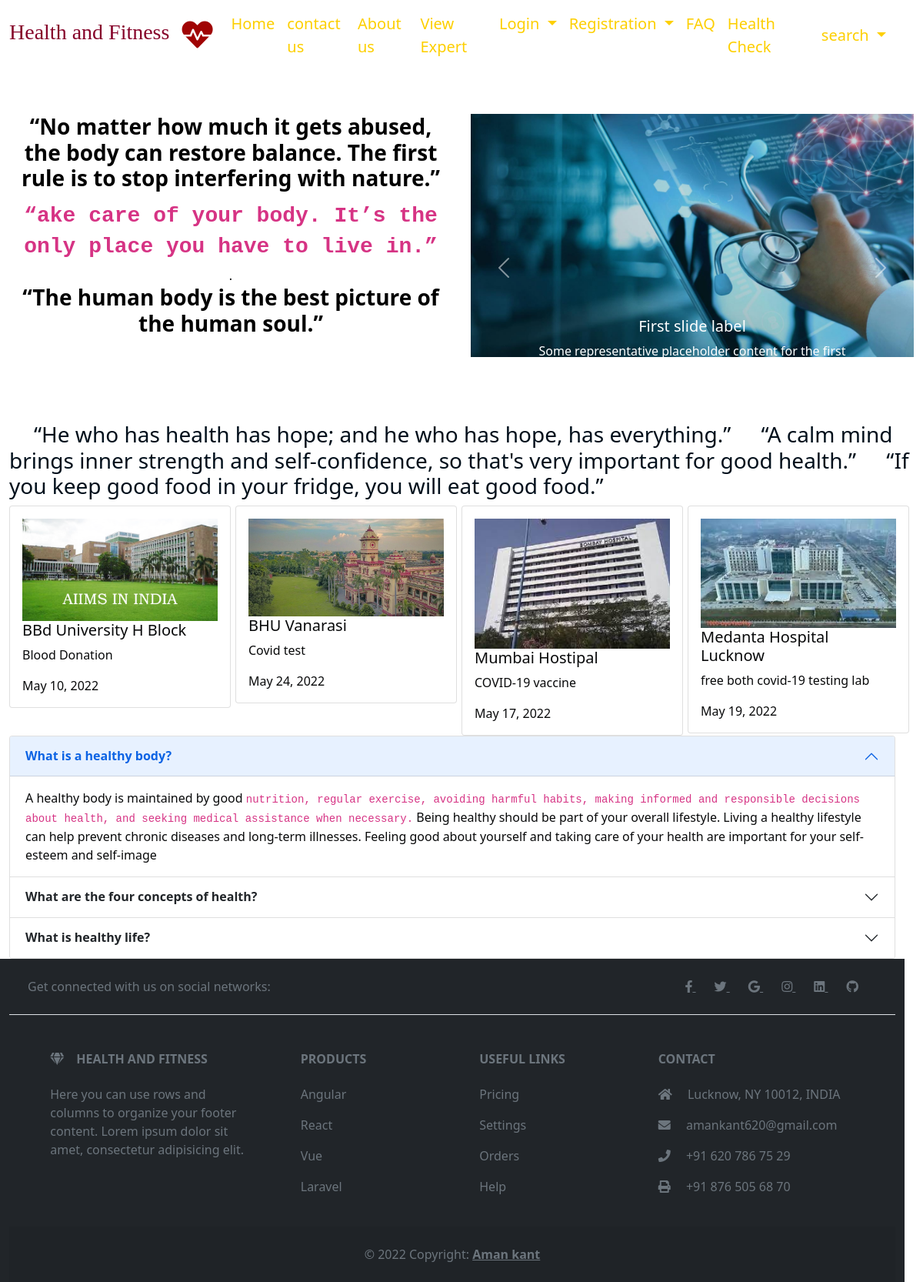
The page / on the database its author committed.
### healthapp/models.py (models this page shows, shortened)
class Tips(models.Model):
     username=models.ForeignKey(HealthExperts,on_delete=models.DO_NOTHING)
     tips_content=models.TextField(null=False)
     date=models.DateField(default=timezone.now)

class HealthCampaign(models.Model):
     campaig_id=models.AutoField(primary_key=True)
     description=models.CharField(max_length=100)
     organizer_name=models.CharField(max_length=45,null=False)
     date=models.DateField()
     pic_name=models.ImageField(max_length=255,upload_to="healthapp/campaign_pic",default="")

### healthapp/views.py (the view)
# urls.py: 2. Add a URL to urlpatterns:  path('', views.home, name='home')
def home(request):
    campaign = HealthCampaign.objects.all()
    a=Tips.objects.all()
    context={
        "info": campaign,
        "tips":a
    }
    return render(request,'healthapp/html/home.html',context)

### healthapp/templates/healthapp/html/home.html (shortened to what this page needs)
{% load static %}
<!DOCTYPE html>
<html lang="en">
<head>
    <link href="https://cdn.jsdelivr.net/npm/bootstrap@5.1.3/dist/css/bootstrap.min.css" rel="stylesheet">
    <link rel="stylesheet" href="https://cdnjs.cloudflare.com/ajax/libs/font-awesome/5.15.3/css/all.min.css">
    <link rel="stylesheet" href="https://mdbcdn.b-cdn.net/wp-content/themes/mdbootstrap4/docs-app/css/dist/mdb5/standard/core.min.css">
    <link rel="stylesheet" href="https://cdnjs.cloudflare.com/ajax/libs/font-awesome/5.15.4/css/all.min.css" />
</head>
<body>
  {% include 'healthapp/html/header.html' %}
<div class="container-fluid " >
  <div class="row cmargin">
    <div class="col-6 mt-6 ">
        <center>
          <BR><BR>
          <h3 style="color:rgb(0, 0, 0)"> <strong>“No matter how much it gets abused, the body can restore balance. The first rule is to stop interfering with nature.”</strong></h3><H2 ><strong><code>“ake care of your body. It’s the only place you have to live in.”</strong> </code></H2>.
          <h3 style="color: rgb(0, 0, 0);"><strong>
            “The human body is the best picture of the human soul.”
          </strong></h3>
        </center>
    </div>
    <div class="col-6 mt-5">
  <div id="carouselExampleCaptions" class="carousel slide" data-bs-ride="carousel">
      <div class="carousel-indicators">
        <button type="button" data-bs-target="#carouselExampleCaptions" data-bs-slide-to="0" class="active" aria-current="true" aria-label="Slide 1"></button>
        <button type="button" data-bs-target="#carouselExampleCaptions" data-bs-slide-to="1" aria-label="Slide 2"></button>
        <button type="button" data-bs-target="#carouselExampleCaptions" data-bs-slide-to="2" aria-label="Slide 3"></button>
      </div>
      <div class="carousel-inner center">
        <div class="carousel-item active" style="height:400px;">
          <img src="static/healthapp/images/health1.jpg" class="d-block w-100" alt="...">
          <div class="carousel-caption d-none d-md-block">
            <h5>First slide label</h5>
            <p>Some representative placeholder content for the first slide.</p>
          </div>
        </div>
      <button class="carousel-control-prev" type="button" data-bs-target="#carouselExampleCaptions" data-bs-slide="prev">
        <span class="carousel-control-prev-icon" aria-hidden="true"></span>
      </button>
      <button class="carousel-control-next" type="button" data-bs-target="#carouselExampleCaptions" data-bs-slide="next">
        <span class="carousel-control-next-icon" aria-hidden="true"></span>
      </button>
    </div>
  </div>
</div>
<div class="container-fluid ">
  <marquee behavior="scroll" direction="left" scrollamount="10">
    <h3 class="m10">
{%for obj in tips%}
<ul style="list-style-type: none;display:inline;color: rgb(1, 15, 27);">
  <li style="display: inline">
 {{obj.tips_content}}
  </li>
</ul>
{%endfor%}
</h3>
</marquee>
</div>
<div class="row">
  {% for obj in info %}
<div class="col-3">
<div class="card" style="width: 18rem;">
  <div class="card-body">
    <img src="media/{{obj.pic_name}}" alt="" class"card-img-top" style="width:100%;height:100%;">
    <h5 class="card-title">{{obj.organizer_name}}</h5>
    <p class="card-text">{{obj.description}}</p>
    <p class="card-text">{{obj.date}}</p>
  </div>
</div>
</div>
  {% endfor %}
<br>
<br>
  <div class="accordion" id="accordion">
    <div class="accordion-item">
      <h2 class="accordion-header" id="headingOne">
        <button class="accordion-button" type="button" data-bs-toggle="collapse" data-bs-target="#collapseOne" aria-expanded="true" aria-controls="collapseOne">
        <strong> What is a healthy body?</strong>
        </button>
      </h2>
      <div id="collapseOne" class="accordion-collapse collapse show" aria-labelledby="headingOne" data-bs-parent="#accordionExample">
        <div class="accordion-body">
          A healthy body is maintained by good <code>nutrition, regular exercise, avoiding harmful habits, making informed and responsible decisions about health, and seeking medical assistance when necessary.</code>
          <storng>Being healthy should be part of your overall lifestyle. Living a healthy lifestyle can help prevent chronic diseases and long-term illnesses. Feeling good about yourself and taking care of your health are important for your self-esteem and self-image</storng>
        </div>
      </div>
    </div>
    <div class="accordion-item">
      <h2 class="accordion-header" id="headingTwo">
        <button class="accordion-button collapsed" type="button" data-bs-toggle="collapse" data-bs-target="#collapseTwo" aria-expanded="false" aria-controls="collapseTwo">
         <strong> What are the four concepts of health?</strong>
        </button>
      </h2>
    </div>
    <div class="accordion-item">
      <h2 class="accordion-header" id="headingThree">
        <button class="accordion-button collapsed" type="button" data-bs-toggle="collapse" data-bs-target="#collapseThree" aria-expanded="false" aria-controls="collapseThree">
         <strong> What is healthy life?</strong>
        </button>
      </h2>
    </div>
  </div>
  <br><br>
  {% include 'healthapp/html/footer.html' %}
</body>
</html>

### healthapp/templates/healthapp/html/header.html (shortened to what this page needs)
<nav class="navbar navbar-dark navbar-expand-md fixed-top bg-transparent">
 <div class="container-fluid"><a class="navbar-brand" href="#"><span style="font: size 3px;font-family:Algerian;color:rgb(134, 3, 42);"><h3>Health and Fitness</h3></span> </a>
     <div class="collapse navbar-collapse" id="navcol-1">
    <a class="navbar-brand" href="#"><i class="fas fa-heartbeat fa-2x" style="color: rgb(160, 4, 4);"></i> </a>
    <div class="collapse navbar-collapse" id="navbarSupportedContent">
      <ul class="navbar-nav me-auto mb-2 mb-lg-0">
       <li class="nav-item">
            <a class="nav-link active" aria-current="page" href="{{'/'}}">Home</a>
          </li>
        <li class="nav-item">
          <a class="nav-link active" aria-current="page" href="/contactus/">contact us</a>
        </li>
        <li class="nav-item">
          <a class="nav-link" href="/Aboutus/">About us</a>
        </li>
        <li class="nav-item">
          <a class="nav-link View Expert" href="/View_Expert/">View Expert</a>
        </li>
        <li class="nav-item dropdown">
         <a class="nav-link dropdown-toggle" href="#" id="navbarDropdown" role="button" data-bs-toggle="dropdown" aria-expanded="false">
           Login
         </a>
         <li class="nav-item dropdown">
           <a class="nav-link dropdown-toggle" href="#" id="navbarDropdown" role="button" data-bs-toggle="dropdown" aria-expanded="false">
             Registration
           </a>
           <li class="nav-item">
            <a class="nav-link" href="#accordion">FAQ</a>
          </li><li class="nav-item">
            <a class="nav-link" href="/health/">Health Check</a>
          </li>
      </ul>
       <div class="dropdown" style="margin-right: 20px;">
        <a class="nav-link dropdown-toggle" href="#" id="navbarDropdown" role="button" data-bs-toggle="dropdown" aria-expanded="false ">
          search
       </a>
     </div>
    </div>
  </div>
</nav>

### healthapp/templates/healthapp/html/footer.html
<footer class="text-center text-lg-start bg-dark text-muted">
  <section
    class="d-flex justify-content-center justify-content-lg-between p-4 border-bottom"
  >
    <div class="me-5 d-none d-lg-block">
      <span>Get connected with us on social networks:</span>
    </div>
    <div>
      <a href="https://www.facebook.com/profile.php?id=100061931768058" class="me-4 text-reset">
        <i class="fab fa-facebook-f"></i>
      </a>
      <a href="#" class="me-4 text-reset">
        <i class="fab fa-twitter"></i>
      </a>
      <a href="#" class="me-4 text-reset">
        <i class="fab fa-google"></i>
      </a>
      <a href="https://instagram.com/i_am_amankant?utm_medium=copy_link" class="me-4 text-reset">
        <i class="fab fa-instagram"></i>
      </a>
      <a href="https://www.linkedin.com/in/aman-kant-500103221" class="me-4 text-reset">
        <i class="fab fa-linkedin"></i>
      </a>
      <a href="https://github.com/Aman-kant7" class="me-4 text-reset">
        <i class="fab fa-github"></i>
      </a>
    </div>
  </section>
  <section class="">
    <div class="container text-center text-md-start mt-5">
      <div class="row mt-3">
        <div class="col-md-3 col-lg-4 col-xl-3 mx-auto mb-4">
          <h6 class="text-uppercase fw-bold mb-4">
            <i class="fas fa-gem me-3"></i>Health and Fitness
          </h6>
          <p>
            Here you can use rows and columns to organize your footer content. Lorem ipsum
            dolor sit amet, consectetur adipisicing elit.
          </p>
        </div>
        <div class="col-md-2 col-lg-2 col-xl-2 mx-auto mb-4">
          <h6 class="text-uppercase fw-bold mb-4">
            Products
          </h6>
          <p>
            <a href="#!" class="text-reset" style = "text-decoration: none">Angular</a>
          </p>
          <p>
            <a href="#!" class="text-reset"style = "text-decoration: none">React</a>
          </p>
          <p>
            <a href="#!" class="text-reset"style = "text-decoration: none">Vue</a>
          </p>
          <p>
            <a href="#!" class="text-reset"style = "text-decoration: none">Laravel</a>
          </p>
        </div>
        <div class="col-md-3 col-lg-2 col-xl-2 mx-auto mb-4">
          <h6 class="text-uppercase fw-bold mb-4">
            Useful links
          </h6>
          <p>
            <a href="#!" class="text-reset"style = "text-decoration: none">Pricing</a>
          </p>
          <p>
            <a href="#!" class="text-reset"style = "text-decoration: none">Settings</a>
          </p>
          <p>
            <a href="#!" class="text-reset"style = "text-decoration: none">Orders</a>
          </p>
          <p>
            <a href="#!" class="text-reset"style = "text-decoration: none">Help</a>
          </p>
        </div>
        <div class="col-md-4 col-lg-3 col-xl-3 mx-auto mb-md-0 mb-4">
          <h6 class="text-uppercase fw-bold mb-4">
            Contact
          </h6>
          <p><i class="fas fa-home me-3"></i> Lucknow, NY 10012, INDIA</p>
          <p>
            <i class="fas fa-envelope me-3"></i>
            amankant620@gmail.com
          </p>
          <p><i class="fas fa-phone me-3"></i> +91 620 786 75 29</p>
          <p><i class="fas fa-print me-3"></i> +91 876 505 68 70</p>
        </div>
      </div>
    </div>
  </section>
  <div class="text-center p-4" style="background-color: rgba(0, 0, 0, 0.05);">
    © 2022 Copyright:
    <a class="text-reset fw-bold" href="https://github.com/Aman-kant7">Aman kant</a>
  </div>
</footer>

### healthapp/templates/healthapp/html/home.html (style rules this page uses)
body { background:url("https://wallpaperbat.com/img/303029-hd-medical-wallpaper.jpg"); background-repeat: no-repeat; background-attachment: fixed; background-position: center; }
img { display: block; margin-left: auto; margin-right: auto; }
.card { background-image: url("https://c1.wallpaperflare.com/preview/937/818/491/stethoscope-doctor-md-medical-health-hospital.jpg") }

### rows shown on the page
Tips: tips_content "“He who has health has hope; and he who has hope, has everything.”"
Tips: tips_content "“A calm mind brings inner strength and self-confidence, so that's very important for good health.”"
Tips: tips_content "“If you keep good food in your fridge, you will eat good food.”"
HealthCampaign: pic_name (picture), organizer_name "BBd University H Block", description "Blood Donation", date "May 10, 2022"
HealthCampaign: pic_name (picture), organizer_name "BHU Vanarasi", description "Covid test", date "May 24, 2022"
HealthCampaign: pic_name (picture), organizer_name "Mumbai Hostipal", description "COVID-19 vaccine", date "May 17, 2022"
HealthCampaign: pic_name (picture), organizer_name "Medanta Hospital Lucknow", description "free both covid-19 testing lab", date "May 19, 2022"
